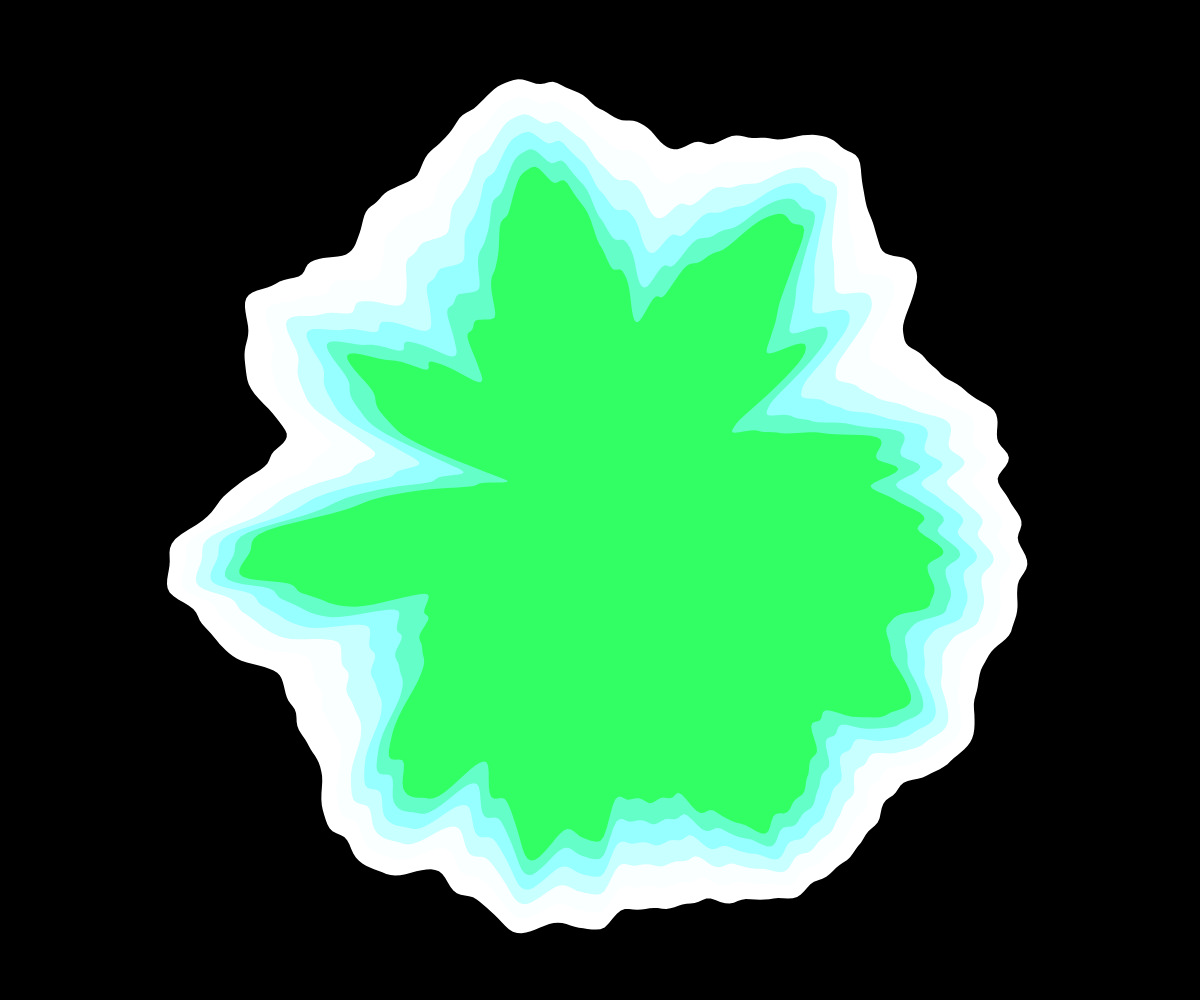
Frame 1 (no input)
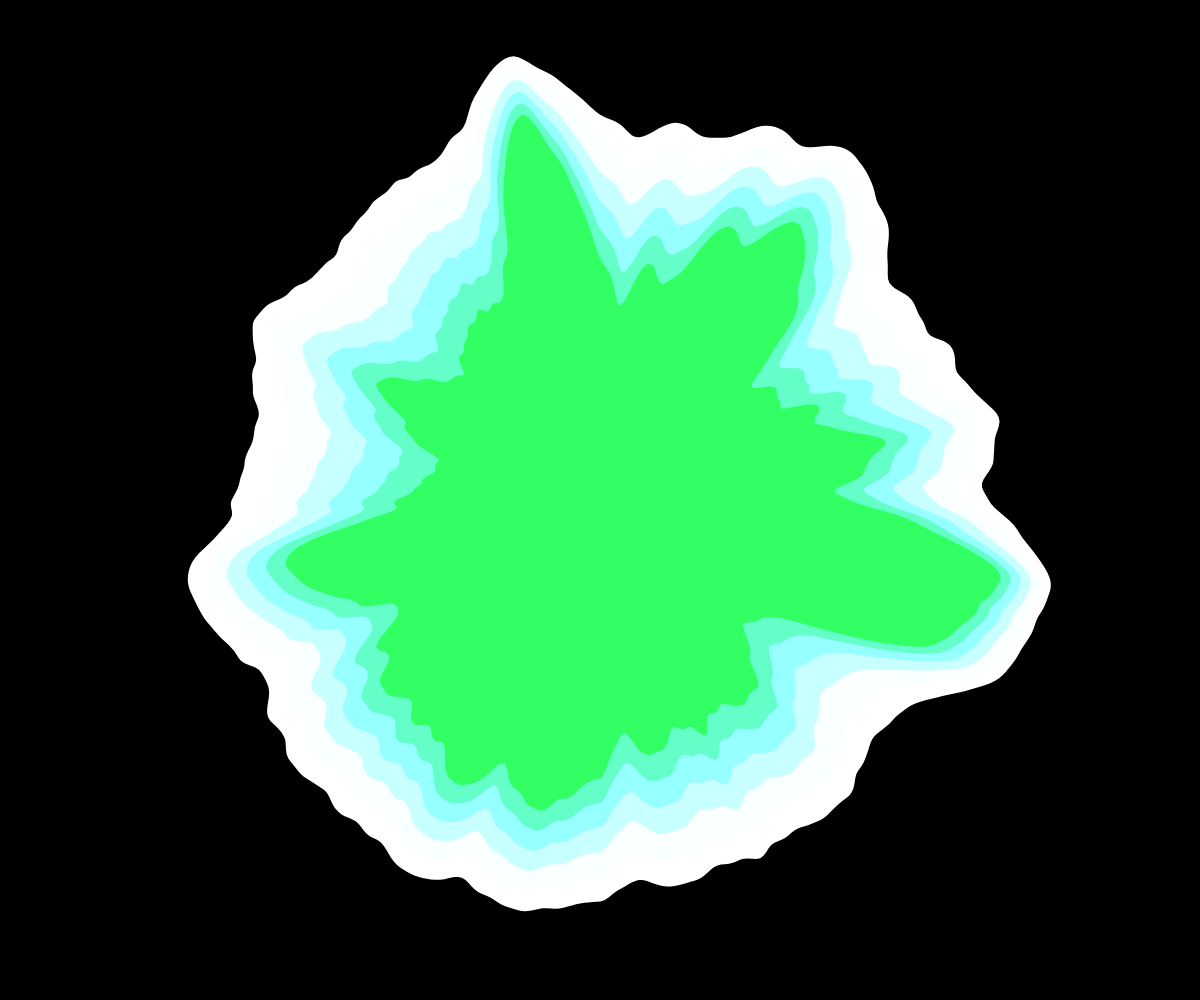
Frame 60 (no input)
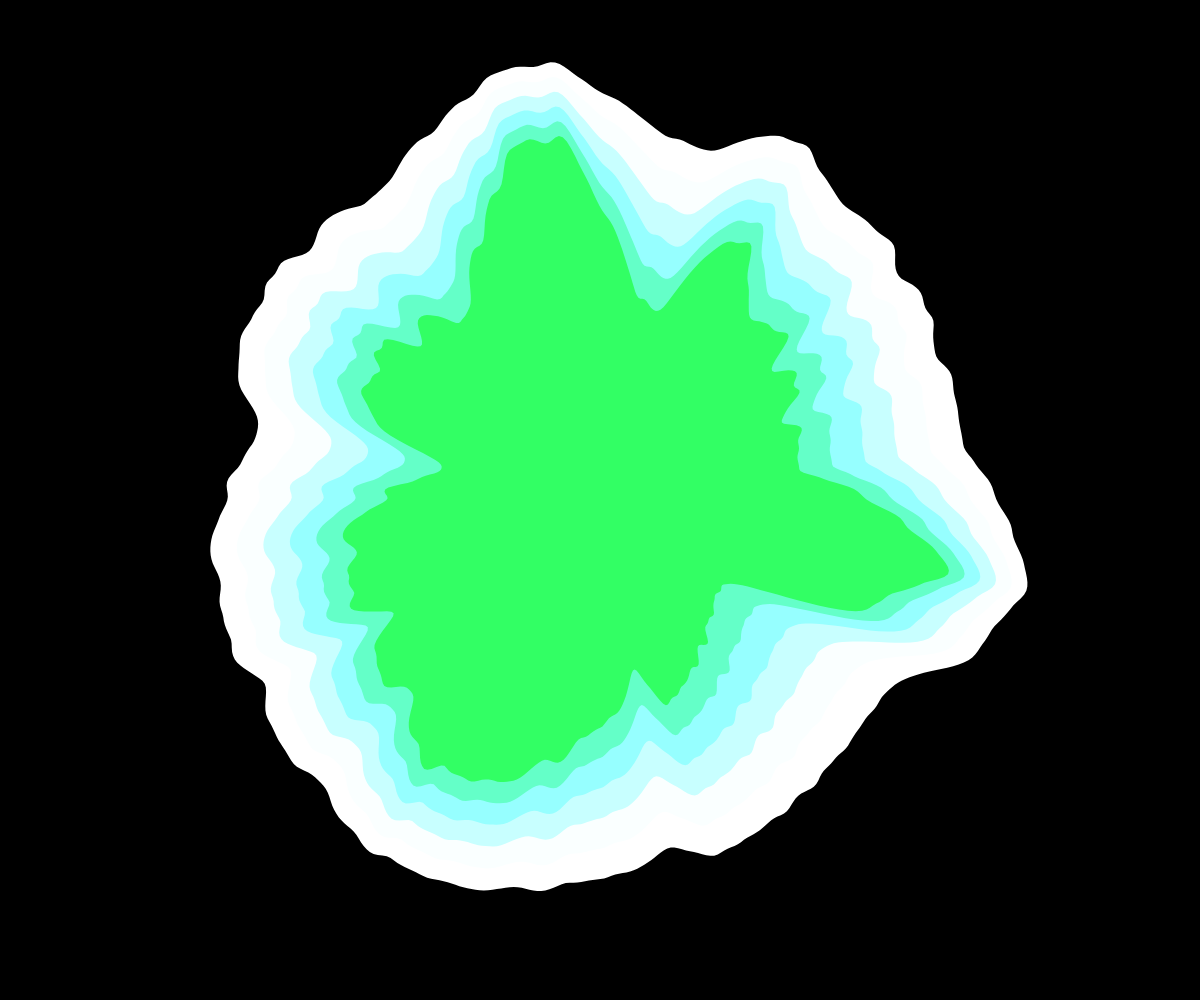
Frame 120 (the mouse pressed at the canvas centre since frame 60)

The p5.js sketch that drew these frames (run headless with seeded random() and noise() and a simulated clock; from frame 60 on, the mouse is pressed at the canvas centre):

// p5.js sketch
// ── sketch.js
let zoffs = [];
const circleCount = 7;

function setup() {
  createCanvas(windowWidth, windowHeight);
  for (let i = 0; i < circleCount; i++) {
    zoffs.push(0);
  }
}

function draw() {
  background(0);
  translate(width / 2, height / 2);
  for (let i = zoffs.length - 1; i > 0; i--) {
    circleWithNoise(100 * (i * 0.5), 500, i);
  }
}

function circleWithNoise(minR, maxR, zoff) {
  noStroke();
  fill(minR, maxR, zoff * 100);
  let t = 0;
  let noiseMax = 5;
  beginShape();
  for (let i = 0; i < TWO_PI; i += 0.01) {
    let xoff = map(cos(i), -1, 1, 0, noiseMax);
    let yoff = map(sin(i), -1, 1, 0, noiseMax);
    let r = map(noise(xoff, yoff, zoffs[zoff]), 0, 1, minR, maxR);
    let x = r * cos(i);
    let y = r * sin(i);
    vertex(x, y);
    t += 0.1;
  }
  endShape(CLOSE);
  zoffs[zoff] += 0.01;
}
